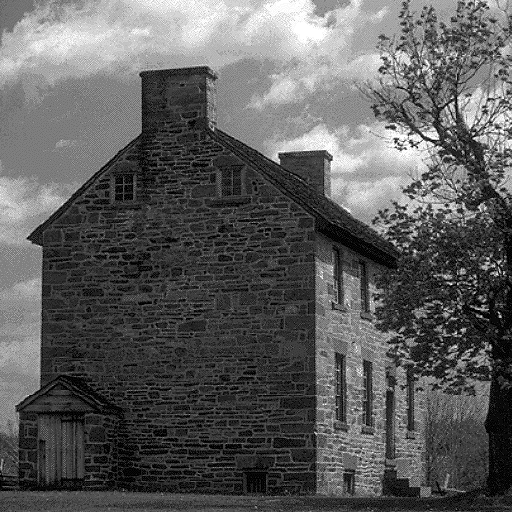
#> input picture SEMESTRES/4/ICV/TP1/home.png, 512 x 512 px
$ jupyter execute 'Versão Refatorada.ipynb'   (shell and % lines are left out)
#> lines starting #> are read from the running program, lines starting #| are printed output that depends on the picture; long printed decimals are rounded
# Trabalho Prático 1 de ICV

´**Autores:** Antônio Caetano Neves Neto e Bernardo Dutra Lemos

O objetivo desse notebook é implementar um método de compressão de imagens com ou sem perdas utilizando Python versão 3.5
ou superio, no qual deve receber uma imagem de entrada, efetuar sua codificação, salvar o arquivo
codificado no disco, decodificar o arquivo salvo e mostrar a image  reconstruída, além de apresenta
o PSNR e a taxa de compressão resultante

O arquivo está separado duas partes:
- **Funções:** definição de métodos auxiliares para a aplicação, como o método Huffman, codificação do header e conteúdo da imagem para o arquivo comprimido, cálculo de entropia e transformações da ordem zigzag
- **Aplicação:** com a leitura de uma imagem em disco, será aplicado a DCT juntamente com métodos de quantização. Após isso, será explorado a redudância interpixel e de codificação da matriz resultante da quantização, podendo comprimir em um arquivo .william. Depois, o arquivo comprimido é lido e transformado na imagem original, e testado a partir de métricas como taxa de compressão e PSNR.s..

## Importações de bibliotecas

[cell 1]
import os
import cv2
import PIL
import numpy as np
import skimage.io as io
import matplotlib.pyplot as plt

from PIL import Image
from skimage import data
from scipy import fftpack

## Funções de redundância de codificação

### Huffman

[cell 2]
from heapq import heappush, heappop, heapify
from collections import defaultdict

def huffman_encode_by_frequency_table(frequency_table):
    """
        Função responsável por receber a tabela de frequência e retornar a codificação
        análoga de cada símbolo a partir da árvore de huffman, ordenada por profundidade
    """

    # Construção da Fila de Prioridade
    heap = [[wt, [sym, ""]] for sym, wt in frequency_table.items()]
    heapify(heap)

    while len(heap) > 1:
        lo = heappop(heap)
        hi = heappop(heap)
        for pair in lo[1:]:
            pair[1] = '0' + pair[1]
        for pair in hi[1:]:
            pair[1] = '1' + pair[1]
        heappush(heap, [lo[0] + hi[0]] + lo[1:] + hi[1:])

    huffman_table = sorted(heappop(heap)[1:], key=lambda p: (len(p[-1]), p))

    return {k: v for k, v in huffman_table}

[cell 3]
def huffman_application(frequency_table, npixels, verbose=True):
    """
        Aplica Huffman na tabela de frequência e retorna os dados que a codificação
        obteve, como o número de bits final e o bits por pixel, além da tabela de
        codificação resultante
    """
    huffman_table = huffman_encode_by_frequency_table(frequency_table)

    if verbose: print ("Símbolo\tPeso\tCódigo de Huffman")
    nbits = 0

    for i, element in enumerate(huffman_table):
        if i < 20 and verbose:
            print("%s\t%d\t%s" % (element, frequency_table[element], huffman_table[element]))
        nbits += frequency_table[element]*len(huffman_table[element])

    if verbose: print("...")

    return nbits, nbits/npixels, huffman_table

[cell 4]
def huffman_get_frequency_table(image):
    """
        Com a imagem como parâmetro, transforma ela na tabela de frequência para
        uso futuro no Huffman
    """

    freq = {}
    for arr in image:
        for v in arr:
          v = str(v)
          try:
              freq[v] += 1
          except KeyError:
              freq[v] = 1
    return freq

## Funções de redundância interpixel

[cell 5]
import numpy as np

def matrix_to_zigzag_order(matrix):
    """
        Somente com matriz 8x8, transforma ela na forma de zigzag estabelecida
        para aumentar a eficácia da preditiva sem perdas
    """
    rows, cols = matrix.shape

    if rows != 8 or cols != 8:
        raise ValueError("A matriz deve ser 8x8 para a ordenação zigzag.")

    # Vetor para armazenar os valores na ordem zigzag
    zigzag = []

    # Inicia o percurso no canto superior esquerdo
    row, col = 0, 0

    # Flag para inverter a direção do percurso
    going_up = True

    for _ in range(8 * 8):
        zigzag.append(matrix[row, col])

        if going_up:
            if col == 7:
                row += 1
                going_up = False
            elif row == 0:
                col += 1
                going_up = False
            else:
                row -= 1
                col += 1
        else:
            if row == 7:
                col += 1
                going_up = True
            elif col == 0:
                row += 1
                going_up = True
            else:
                row += 1
                col -= 1

    # Cria uma lista única com todos os valores ordenados em zigzag
    return np.array(zigzag).flatten().tolist()

[cell 6]
import numpy as np

def zigzag_order_to_matrix(zigzag_vector):
    """
        Com o vetor ordenado em zigzag, de tamanho obrigatoriamente 64, transforma na
        matriz 8x8 original.
    """

    if len(zigzag_vector) != 64:
        raise ValueError("O vetor deve ter 64 elementos para a inversa da ordenação zigzag.")

    matrix = np.zeros((8, 8))

    # Inicializa as variáveis de posição na matriz
    row, col = 0, 0

    # Flag para inverter a direção do percurso
    going_up = True

    # Percorre o vetor zigzag e preenche a matriz
    for valor in zigzag_vector:
        matrix[row, col] = valor

        if going_up:
            if col == 7:
                row += 1
                going_up = False
            elif row == 0:
                col += 1
                going_up = False
            else:
                row -= 1
                col += 1
        else:
            if row == 7:
                col += 1
                going_up = True
            elif col == 0:
                row += 1
                going_up = True
            else:
                row += 1
                col -= 1

    return matrix

[cell 7]
def last_non_zero_occurrence(arr):
    """
        Para qualquer vetor (isso a ser utilizado no zigzag), retorna
        a última ocorrência não zero, visando eliminar os coeficientes
    """
    for i in range(len(arr) - 1, -1, -1):
        if arr[i] != 0:
            return i

    # Retorna -1 se não houver nenhum número diferente de zero no array
    return -1

## Funções para a escrita do arquivo binário

[cell 8]
# Separador padrão a ser utilizado para cada conjunto da tabela de Huffman no arquivo .william
separator_table = "|"

def create_header_bits(shape, table):
    """
        Função que com a tabela de frequência final, padroniza de forma a ser salva, com os
        bits representativos original, no header do arquivo .william
    """

    # Salva o tamanho da imagem como os dois primeiros números do arquivo
    bits = f"{shape[0]}{separator_table}{shape[1]}{separator_table}"

    for k, v in table.items():
        bits += str(k) + ":" + str(v) + separator_table

    return bits.encode()

[cell 9]
def create_image_bits(huffman_table, img):
    """
        Com a imagem já processada depois da ordenação zig-zag, transforma os valores
        em seus respectivos na tabela Huffman e salva os bits resultantes em forma
        codificada.
    """

    bits = str()

    for arr in img:
        for v in arr:
            bits += huffman_table[str(v)]

    # Transforma a string de 0s e 1s na forma codificada
    binary_bytes = bytes(int(bits[i:i+8], 2) for i in range(0, len(bits), 8))

    return binary_bytes, bits

## Funções de transformadas

[cell 10]
JPEG_M = np.matrix([
                [16, 11, 10, 16, 24, 40, 51, 61],
                [12, 12, 14, 19, 26, 58, 60, 55],
                [14, 13, 16, 24, 40, 57, 69, 56],
                [14, 17, 22, 29, 51, 87, 80, 62],
                [18, 22, 37, 56, 68, 109, 103, 77],
                [24, 35, 55, 64, 81, 104, 113, 92],
                [49, 64, 78, 87, 103, 121, 120, 101],
                [72, 92, 95, 98, 112, 100, 103, 99]
])

JPEG_M = JPEG_M.astype(float)

[cell 11]
def dct_more_quantization(image, gs = 8):
    """
        Com a matriz de pixels da imagem, aplica a redução numérica de 128, a transformada discreta
        do cosseno e, no final, a divisão da matriz de quantização utilizada pelo JPEG, para valorizar
        os coeficientes de frequência baixa
    """
#> called with gs = 8

    n = np.size(image,0)
#> n = 512
    m = np.size(image,1)
#> m = 512

    matrix = np.zeros((n, m), dtype=float)

    image = image - 128

    for i in range(0, n, gs):
        for j in range(0, m, gs):
            # Aplicando a DCT nas duas dimensões da imagem
            matrix[i:i+gs, j:j+gs] = fftpack.dct(fftpack.dct(image[i:i+gs, j:j+gs], axis=0, norm='ortho'), axis=1, norm="ortho")

            # Aplicando a quantização, dividindo a matriz resultante da DCT pela da JPEG
            matrix[i:i+gs, j:j+gs] = np.divide(matrix[i:i+gs, j:j+gs], JPEG_M)
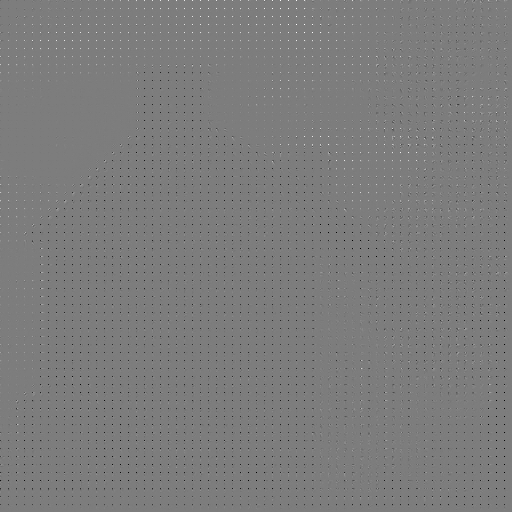
#> matrix: shape (512, 512) float64; min -61.28, max 63.5, mean -0.3; drawn with min black and max white

    # Retorna uma matriz de inteiros, para uso futuro no Huffman
    return np.int16(matrix.round())

[cell 12]
def inverse_dct(dct_matrix, groupSize = 8):
    """
        Com a matriz quantizada da DCT, aplica a multiplicação da matriz JPEG, a inversa da
        transformada discreta do cosseno e, no final, soma novamente os 128 que foram reduzidos
        no início da compressão.
    """
#> called with groupSize = 8
    n = np.size(dct_matrix,0)
#> n = 512
    m = np.size(dct_matrix,1)
#> m = 512

    matrix = np.zeros((n, m), dtype=float)

    for i in range(0, n, groupSize):
        for j in range(0, m, groupSize):
            # Voltando as valores "originais" da transformada, multiplicando pela matriz JPEG
            matrix[i:i+groupSize, j:j+groupSize] = np.multiply(dct_matrix[i:i+groupSize, j:j+groupSize], JPEG_M)

            # Aplicando a inversa da DCT nas duas dimensões da imagem
            matrix[i:i+groupSize, j:j+groupSize] = fftpack.idct(fftpack.idct(matrix[i:i+groupSize, j:j+groupSize], axis=0, norm='ortho'), axis=1, norm="ortho")
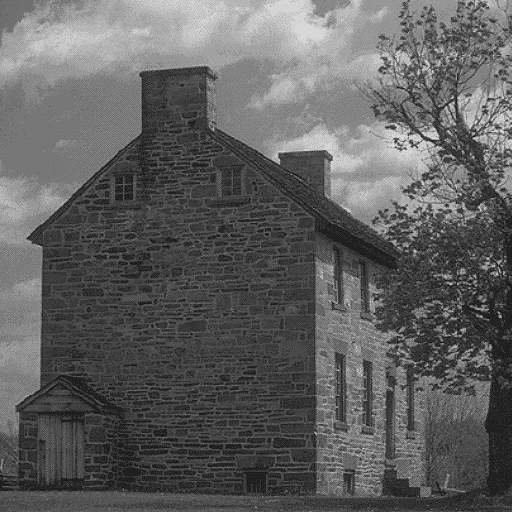
#> matrix: shape (512, 512) float64; min -166.4, max 180.5, mean -35.1; drawn with min black and max white

    # Volta com a adição numérica de 128, que foi retirada na função de DCT
    return matrix + 128

## Funções auxiliares

[cell 13]
def entropy(img):
    """
        Dado uma matriz de inteiros recebida, calcula a entropia da imagem.
    """
    img = img.astype(np.float32)
    hist = cv2.calcHist([img],[0],None,[256],[0,256])
    hist = hist.ravel()/hist.sum()
    logs = np.log2(hist+0.00001)
    ent = -1 * (hist*logs).sum()

    return ent

## Aplicação

[cell 14]
# Importando imagem

# Defina o caminho da imagem aqui.
image_filename = "home.png"
image = np.array(Image.open(image_filename).convert("L")).astype(float)

# Forma de leitura direta com imagem salva do skleark
# image = data.camera()
# image = np.array(image).astype(float)

if image.shape[0] % 8 != 0 or image.shape[1] % 8 != 0:
    raise Exception("A matriz deve ser múltipla de 8 nas duas dimensões.")

# Imprimindo a imagem
plt.imshow(image, cmap='gray')
plt.title("Imagem lida do disco")
plt.show()

[cell 15]
# Definição de parâmetros
group_size = 8

np.set_printoptions(precision=3)
np.set_printoptions(suppress=True)

[cell 16]
# Aplicando transformadas
quantized_image = dct_more_quantization(image, group_size)

# Essa decompressão direta servirá de controle para verificar a eficácia da compressão
# do arquivo binário
direct_decompress_image = inverse_dct(quantized_image, group_size)

[cell 17]
# Como fica um bloco da imagem após a quantização
plt.imshow(quantized_image[0:8,0:8], cmap='gray')
plt.show()
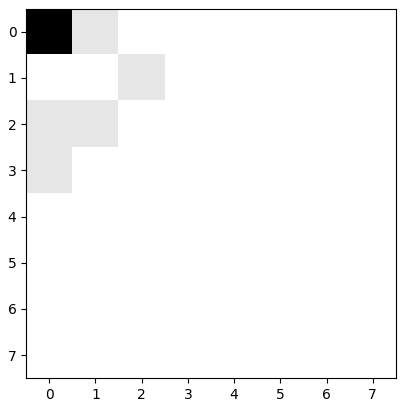
#> figure drawn by matplotlib, 1 panel

[cell 18]
# Imagem após a quantização
plt.imshow(quantized_image, cmap='gray')

[cell 19]
# Aplicando a ordenação zigzag em cada bloco 8x8 da matriz
# quando chegar na última ocorrência não zero do bloco, adiciona
# o marcador EOB = end of block

zigzag_image = []
for i in range(0, quantized_image.shape[0], 8):
    for j in range(0, quantized_image.shape[1],8):

        x = matrix_to_zigzag_order(quantized_image[i:i+8, j:j+8])
        last = last_non_zero_occurrence(x)

        if(last != -1):
            x = [v for v in x[:last+1]]
        x += ['EOB']
        zigzag_image.append(x)

[cell 20]
# Criação do arquivo .william
frequency_table = huffman_get_frequency_table(zigzag_image)
#> the loop in huffman_get_frequency_table, `for arr in image:` made 4096 passes
#> arr on passes 1 to 3: [-10, -1, 0, -1, 0, 0, 0, -1, -1, -1, 'EOB'], [-8, 0, 0, 0, 0, 0, 0, 0, 0, -1, 'EOB'], [-7, -1, 'EOB']

# Informações sobre a codificação do Huffman
nbits, bpp, huffman_table = huffman_application(frequency_table, quantized_image.size)
#> the loop in huffman_encode_by_frequency_table, `while len(heap) > 1:` made 126 passes
#> the loop in huffman_application, `for i, element in enumerate(huffman_table):` made 127 passes
#> element on passes 1 to 12: '0', '-1', '1', '-2', '2', '3', 'EOB', '-3', '-4', '4', '-5', '5'
#| 0	64658	0
#| -1	18565	101
#| 1	18674	110
#| -2	5306	11110
#| 2	5371	11111
#| 3	2684	10000
#| EOB	4096	10011
#| -3	2609	111010
#> (further printed lines are left out)

print("\n\nInformações sobre a aplicação da codificação Huffman\n")
print("Entropia original\tBits totais\tBits por pixel\t\tEficiência da codificação")
print("%f\t\t%d\t\t%f\t\t%f" % (entropy(quantized_image), nbits, bpp, entropy(quantized_image) / bpp))
#| 0.9282		393000		1.499		0.6191

# Codificando as informações finais
header = create_header_bits(quantized_image.shape, frequency_table)
#> the loop in create_header_bits, `for k, v in table.items():` made 127 passes
#> (k, v) on passes 1 to 12: ('-10', 189), ('-1', 18565), ('0', 64658), ('EOB', 4096), ('-8', 300), ('-7', 468), ('3', 2684), ('-5', 941), ('-4', 1516), ('4', 1689), ('-3', 2609), ('1', 18674)
enconde_image, bit = create_image_bits(huffman_table, zigzag_image)
#> the loop in create_image_bits, `for arr in img:` made 4096 passes

# Separador para na hora de descomprimir, conseguir separar o header da imagem
context_separator = "]"

compressed_file = header + context_separator.encode() + enconde_image
compressed_filename = "compressed.william"

# Salvando o arquivo binário comprimido na extensão pré-definida
with open(compressed_filename, "wb") as file:
  file.write(compressed_file)

[cell 21]
# Lendo de volta o arquivo comprimido .william
with open(compressed_filename, "rb") as file:
  code = file.read()

# Separando o arquivo nas duas partes codificada, o header e a imagem
for i in range(0,len(code)):
  if code[i] == ord(context_separator):
    str_header = str(code[0:i])
    str_img = code[i+1:]
    break

# Adquirindo as informações de tamanho da imagem
width, height = [int(v.replace("b'", "")) for v in str_header.split(separator_table, 2)[:2]]

str_table = str_header.split(separator_table, 2)[2]

# Formatando a tabela de frequências
decompress_frequency_table = {str(k): int(v) for k, v in (line.split(":") for line in str_table.split(separator_table)[:-1])}

[cell 22]
# Transformando a string salva, que está ordenada em zigzag, para blocos 8x8
represent = ""
_, _, decompress_huffman_table = huffman_application(decompress_frequency_table, width*height, verbose=False)
#> the loop in huffman_application (call 2), `for i, element in enumerate(huffman_table):` made 127 passes

inverse_huffman_table = {v: k for k, v in decompress_huffman_table.items()}

values = inverse_huffman_table.keys()
blocks = []
block = []

for b in bit:
    # Aplicando a propriedade de representações não são prefixos de outras
    if represent in values:

        element = inverse_huffman_table[represent]
        if element == "EOB":
            # Preenchendo o restante com zeros e transformando de volta para matriz
            block += [0]*(64-len(block))
            blocks.append(zigzag_order_to_matrix(np.array(block)))
            block = []
        else:
            block.append(int(element))

        represent = ""
    represent += b
#> this loop made 393000 passes

[cell 23]
# Transformando os blocos 8x8 na imagem original
compressed_image = np.zeros((width, height))
#> compressed_image: shape (512, 512) float64; every value is 0

for i, block in enumerate(blocks):
    for j, arr in enumerate(block):
        for k, v in enumerate(arr):
            lin = 8*int(i*8/width) + j
            col = int(8*(i%(width/8)) + k)

            compressed_image[lin, col] = v

[cell 24]
# Número de casas em que os valores se diferem na compressão
width*height - (compressed_image == quantized_image).sum()
#> Out = 13

[cell 25]
# Aplicando a descompressão
decompressed_image = inverse_dct(compressed_image, group_size)

[cell 26]
# Número de casas em que os valores se diferem na descompressão
width*height - (decompressed_image == direct_decompress_image).sum()
#> Out = 64

[cell 27]
# Plot das duas imagens
fig = plt.figure(figsize=(10, 10))

fig.add_subplot(1, 2, 1)
plt.imshow(image, cmap='gray')
plt.title("Imagem original")
fig.add_subplot(1, 2, 2)
plt.imshow(direct_decompress_image, cmap='gray')
plt.title("Imagem comprimida -> descomprimida")
plt.show()
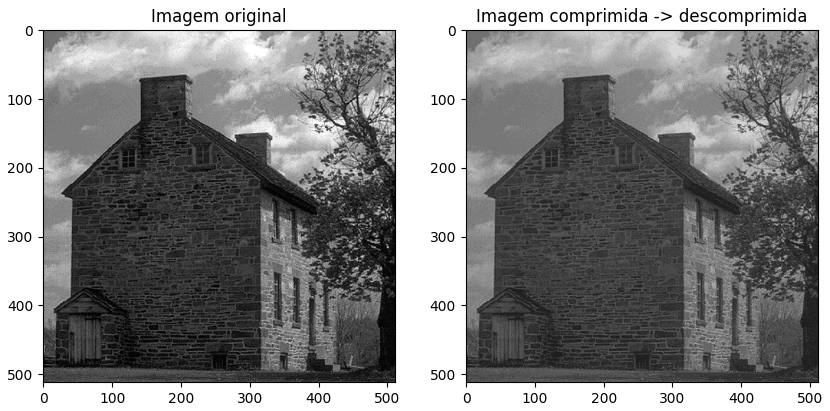
#> figure drawn by matplotlib, 2 panels

[cell 28]
# Salvando as imagems para analisar as taxas de compressão
plt.imsave('decompressed_image.png', decompressed_image, cmap='gray')
# plt.imsave(image_filename, image, cmap='gray')

[cell 29]
# Calculando o quanto de coeficientes zero a DCT resultou
frac_nonzero = np.sum(np.abs(compressed_image) != 0.0)/compressed_image.size
print("Mantendo %.2f%% dos coeficientes da DCT"%(100*frac_nonzero))
#| Mantendo 25.40% dos coeficientes da DCT

# Taxa de compressão
compressed_size = os.path.getsize(compressed_filename)
decompressed_size = os.path.getsize("decompressed_image.png")
original_size = os.path.getsize(image_filename)

print('Taxa de compressão: %.1f:1'%(original_size/compressed_size))

# Calculando o MSE e o PSNR da imagem descomprimida em relação a original
MSE = np.sum((image-decompressed_image)**2)/image.size
PSNR = 10*np.log10(np.max(image)**2/MSE)
print('MSE: %.2f'%MSE)
#| MSE: 141.76
print('PSNR: %.2f'%PSNR)
#| PSNR: 26.62

$ run again, with SEMESTRES/4/ICV/TP1/original.png copied over SEMESTRES/4/ICV/TP1/home.png
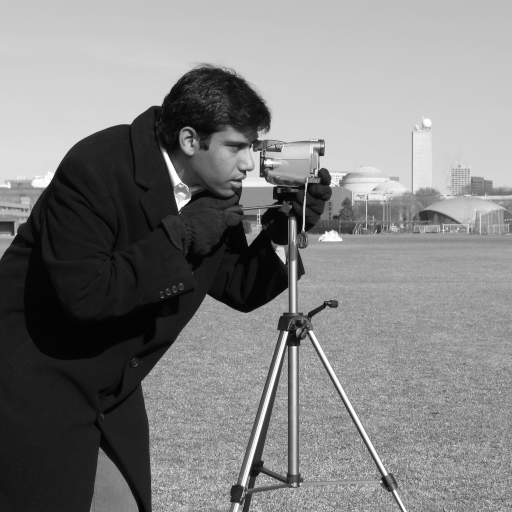
#> input picture SEMESTRES/4/ICV/TP1/original.png, 512 x 512 px
#> in dct_more_quantization, `n = np.size(image,0)`: n = 512
#> `plt.show()`:
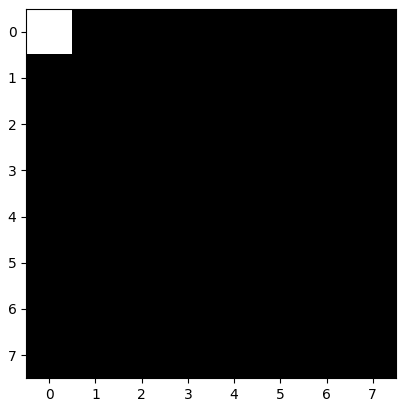
#> figure drawn by matplotlib, 1 panel
#> the loop in huffman_get_frequency_table, `for arr in image:` made 4096 passes
#> arr on passes 1 to 3: [36, 'EOB'], [35, 'EOB'], [35, 'EOB']
#> the loop in huffman_encode_by_frequency_table, `while len(heap) > 1:` made 121 passes
#> the loop in huffman_application, `for i, element in enumerate(huffman_table):` made 122 passes
#> element on passes 1 to 8: '0', '-1', '1', 'EOB', '-2', '2', '-3', '3'
#> (printed output is left out)
#| 0.5501		200395		0.7644		0.7196
#> the loop in create_header_bits, `for k, v in table.items():` made 122 passes
#> (k, v) on passes 1 to 8: ('36', 117), ('EOB', 4096), ('35', 102), ('34', 90), ('33', 82), ('32', 42), ('31', 21), ('0', 24486)
#> the loop in create_image_bits, `for arr in img:` made 4096 passes
#> the loop in huffman_application (call 2), `for i, element in enumerate(huffman_table):` made 122 passes
#> the loop `for b in bit:` made 200395 passes
#> after the loop `for i, block in enumerate(blocks):`:
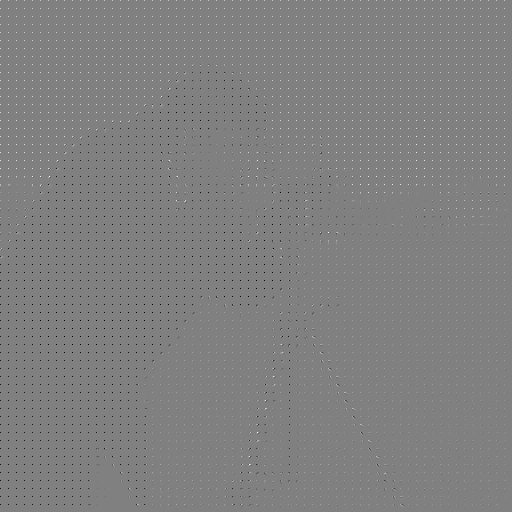
#> compressed_image: shape (512, 512) float64; min -62, max 61, mean 0; drawn with min black and max white
#> `width*height - (compressed_image == quantized_image).sum()`: Out = 20
#> `width*height - (decompressed_image == direct_decompress_image).sum()`: Out = 64
#| Mantendo 12.02% dos coeficientes da DCT
#| MSE: 36.09
#| PSNR: 32.56
